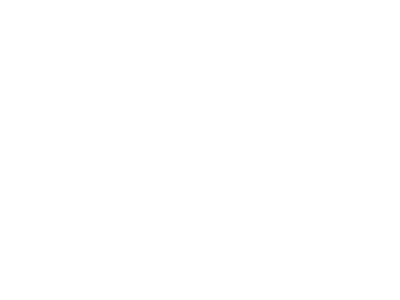
Frame 1 (no input)
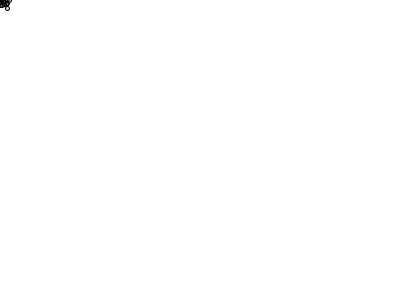
Frame 60 (the mouse pressed at the canvas centre just before this capture)
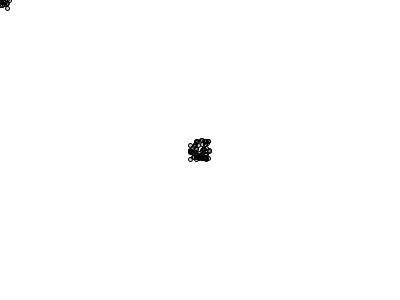
Frame 120 (the mouse held since frame 60 and released just before this capture)

The Processing sketch that drew these frames (run headless with seeded random() and noise(); from frame 60 on, the mouse is pressed at the canvas centre):

// Processing sketch: random_painting
// ── random_painting.pde
float x = 0;
float y = 0;

void setup() {
  size(400, 300);
  background(255);
}

void draw() {
  x = random(mouseX-10, mouseX+10);
  y = random(mouseY-10, mouseY+10);

  fill(0,50);
  ellipse(x, y, 4, 4);
}
